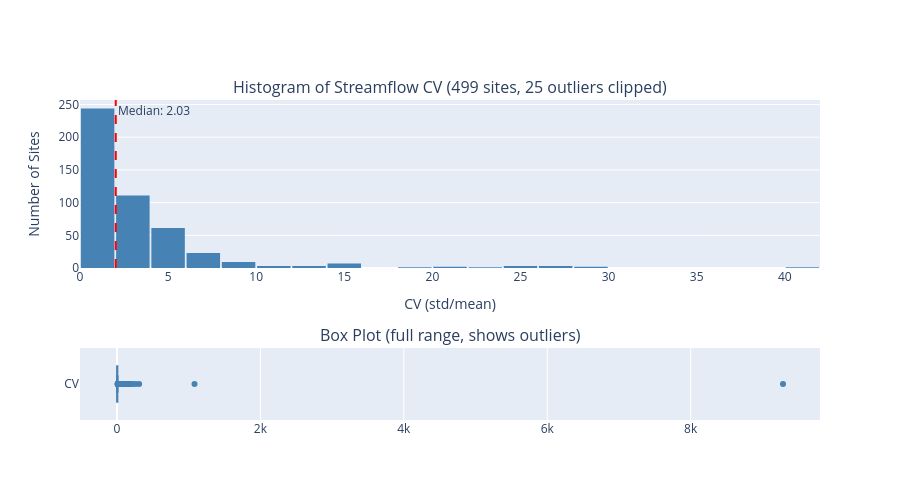

The notebook cell this image was saved under:
### Code cell
# Distribution of streamflow CV
cv_data = site_stats.to_pandas()
median_cv = cv_data["streamflow_cv"].median()

# Remove extreme outliers from plot data so bins spread evenly
p95 = cv_data["streamflow_cv"].quantile(0.95)
cv_clipped = cv_data[cv_data["streamflow_cv"] <= p95].copy()
n_outliers = len(cv_data) - len(cv_clipped)

fig = make_subplots(rows=2, cols=1, row_heights=[0.7, 0.3],
    subplot_titles=(
        f"Histogram of Streamflow CV ({len(cv_data)} sites, {n_outliers} outliers clipped)",
        "Box Plot (full range, shows outliers)"
    ))

fig.add_trace(
    go.Histogram(x=cv_clipped["streamflow_cv"], nbinsx=30,
                 name="Sites", marker_color="steelblue"),
    row=1, col=1
)
fig.add_vline(x=median_cv, line_dash="dash", line_color="red",
              annotation_text=f"Median: {median_cv:.2f}", row=1, col=1)

fig.add_trace(
    go.Box(x=cv_data["streamflow_cv"], name="CV", marker_color="steelblue"),
    row=2, col=1
)

fig.update_layout(height=500, showlegend=False, bargap=0.05)
fig.update_xaxes(title_text="CV (std/mean)", row=1, col=1)
fig.update_yaxes(title_text="Number of Sites", row=1, col=1)
fig.show()

print(f"CV range: {cv_data['streamflow_cv'].min():.2f} to {cv_data['streamflow_cv'].max():.2f}")
print(f"Median CV: {median_cv:.2f}")
print(f"Sites above median: {len(cv_data[cv_data['streamflow_cv'] > median_cv])}")
print(f"Sites below median: {len(cv_data[cv_data['streamflow_cv'] <= median_cv])}")
print(f"Outliers clipped from histogram (CV > {p95:.2f}): {n_outliers}")

### Figure 1 — Plotly figure (JSON) as saved in the notebook; plotly's stock layout.template omitted (floating-point values rounded to 4 significant figures; data arrays with more than 128 entries replaced by an {"elided": "..."} marker saying what was removed)
{"data": [{"marker": {"color": "steelblue"}, "name": "Sites", "nbinsx": 30, "type": "histogram", "x": {"elided": "474 float values"}, "xaxis": "x", "yaxis": "y"}, {"marker": {"color": "steelblue"}, "name": "CV", "type": "box", "x": {"elided": "499 float values"}, "xaxis": "x2", "yaxis": "y2"}], "layout": {"annotations": [{"font": {"size": 16}, "showarrow": false, "text": "Histogram of Streamflow CV (499 sites, 25 outliers clipped)", "x": 0.5, "xanchor": "center", "xref": "paper", "y": 1.0, "yanchor": "bottom", "yref": "paper"}, {"font": {"size": 16}, "showarrow": false, "text": "Box Plot (full range, shows outliers)", "x": 0.5, "xanchor": "center", "xref": "paper", "y": 0.225, "yanchor": "bottom", "yref": "paper"}, {"showarrow": false, "text": "Median: 2.03", "x": 2.029, "xanchor": "left", "xref": "x", "y": 1, "yanchor": "top", "yref": "y domain"}], "bargap": 0.05, "height": 500, "shapes": [{"line": {"color": "red", "dash": "dash"}, "type": "line", "x0": 2.029, "x1": 2.029, "xref": "x", "y0": 0, "y1": 1, "yref": "y domain"}], "showlegend": false, "xaxis": {"anchor": "y", "domain": [0, 1], "title": {"text": "CV (std/mean)"}}, "xaxis2": {"anchor": "y2", "domain": [0, 1]}, "yaxis": {"anchor": "x", "domain": [0.475, 1.0], "title": {"text": "Number of Sites"}}, "yaxis2": {"anchor": "x2", "domain": [0, 0.225]}}}
